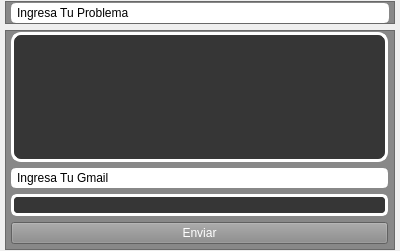
<?xml version="1.0" encoding="UTF-8"?>
<ui version="4.0">
 <class>MainWindow</class>
 <widget class="QMainWindow" name="MainWindow">
  <property name="geometry">
   <rect>
    <x>0</x>
    <y>0</y>
    <width>400</width>
    <height>251</height>
   </rect>
  </property>
  <property name="windowTitle">
   <string>Report Bug</string>
  </property>
  <widget class="QWidget" name="centralwidget">
   <layout class="QVBoxLayout" name="verticalLayout">
    <property name="leftMargin">
     <number>5</number>
    </property>
    <property name="topMargin">
     <number>1</number>
    </property>
    <property name="rightMargin">
     <number>5</number>
    </property>
    <property name="bottomMargin">
     <number>1</number>
    </property>
    <item>
     <widget class="QFrame" name="frame">
      <property name="maximumSize">
       <size>
        <width>16777215</width>
        <height>50</height>
       </size>
      </property>
      <property name="styleSheet">
       <string notr="true">background-color: rgb(136, 136, 136)</string>
      </property>
      <property name="frameShape">
       <enum>QFrame::StyledPanel</enum>
      </property>
      <property name="frameShadow">
       <enum>QFrame::Raised</enum>
      </property>
      <layout class="QVBoxLayout" name="verticalLayout_2">
       <property name="leftMargin">
        <number>5</number>
       </property>
       <property name="topMargin">
        <number>1</number>
       </property>
       <property name="rightMargin">
        <number>5</number>
       </property>
       <property name="bottomMargin">
        <number>0</number>
       </property>
       <item>
        <widget class="QLabel" name="label">
         <property name="styleSheet">
          <string notr="true">background-color: white;
color: black;
border-radius: 5px;
border: 3px solid white;
font: 87 10pt &quot;Arial Black&quot;;</string>
         </property>
         <property name="text">
          <string>Ingresa Tu Problema</string>
         </property>
        </widget>
       </item>
      </layout>
     </widget>
    </item>
    <item>
     <widget class="QFrame" name="frame_2">
      <property name="styleSheet">
       <string notr="true">background-color: rgb(136, 136, 136)</string>
      </property>
      <property name="frameShape">
       <enum>QFrame::StyledPanel</enum>
      </property>
      <property name="frameShadow">
       <enum>QFrame::Raised</enum>
      </property>
      <layout class="QVBoxLayout" name="verticalLayout_3">
       <property name="leftMargin">
        <number>5</number>
       </property>
       <property name="topMargin">
        <number>1</number>
       </property>
       <property name="rightMargin">
        <number>6</number>
       </property>
       <property name="bottomMargin">
        <number>5</number>
       </property>
       <item>
        <widget class="QTextEdit" name="problemT">
         <property name="styleSheet">
          <string notr="true">background-color:rgb(54, 54, 54);
color: white;
border-radius: 10px;
border: 3px solid white;
font: 75 9pt &quot;Arial&quot;;</string>
         </property>
        </widget>
       </item>
       <item>
        <widget class="QLabel" name="label_2">
         <property name="styleSheet">
          <string notr="true">background-color: white;
color: black;
border-radius: 5px;
border: 3px solid white;
font: 87 10pt &quot;Arial Black&quot;;</string>
         </property>
         <property name="text">
          <string>Ingresa Tu Gmail</string>
         </property>
        </widget>
       </item>
       <item>
        <widget class="QLineEdit" name="emailT">
         <property name="styleSheet">
          <string notr="true">background-color:rgb(54, 54, 54);
color: white;
border-radius: 6px;
border: 3px solid white;
font: 75 9pt &quot;Arial&quot;;</string>
         </property>
        </widget>
       </item>
       <item>
        <widget class="QPushButton" name="bt1">
         <property name="styleSheet">
          <string notr="true">color: white;
font: 87 8pt &quot;Arial Black&quot;;</string>
         </property>
         <property name="text">
          <string>Enviar</string>
         </property>
        </widget>
       </item>
      </layout>
     </widget>
    </item>
   </layout>
  </widget>
 </widget>
 <resources/>
 <connections/>
</ui>
